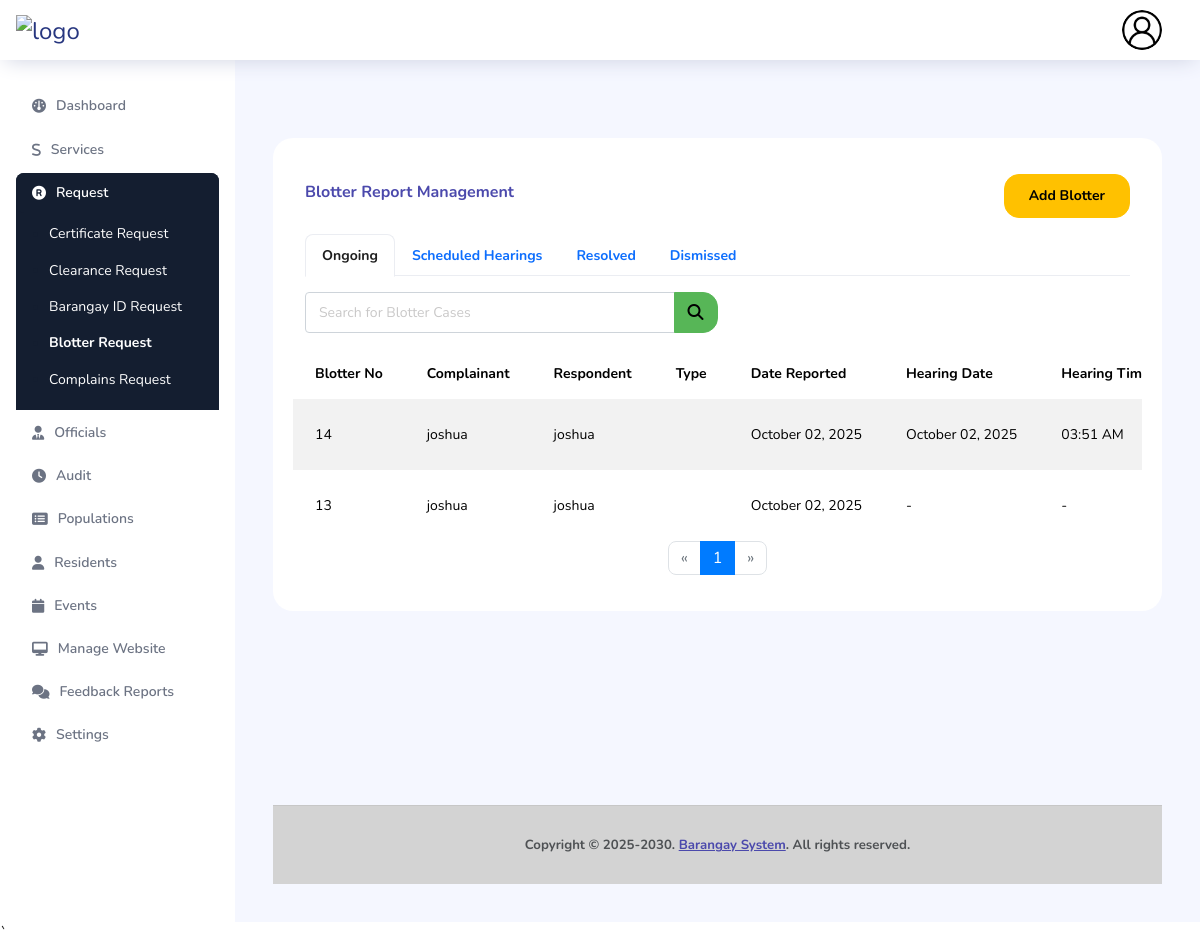
The app's page /admin/blotter.php (signed in), older data.
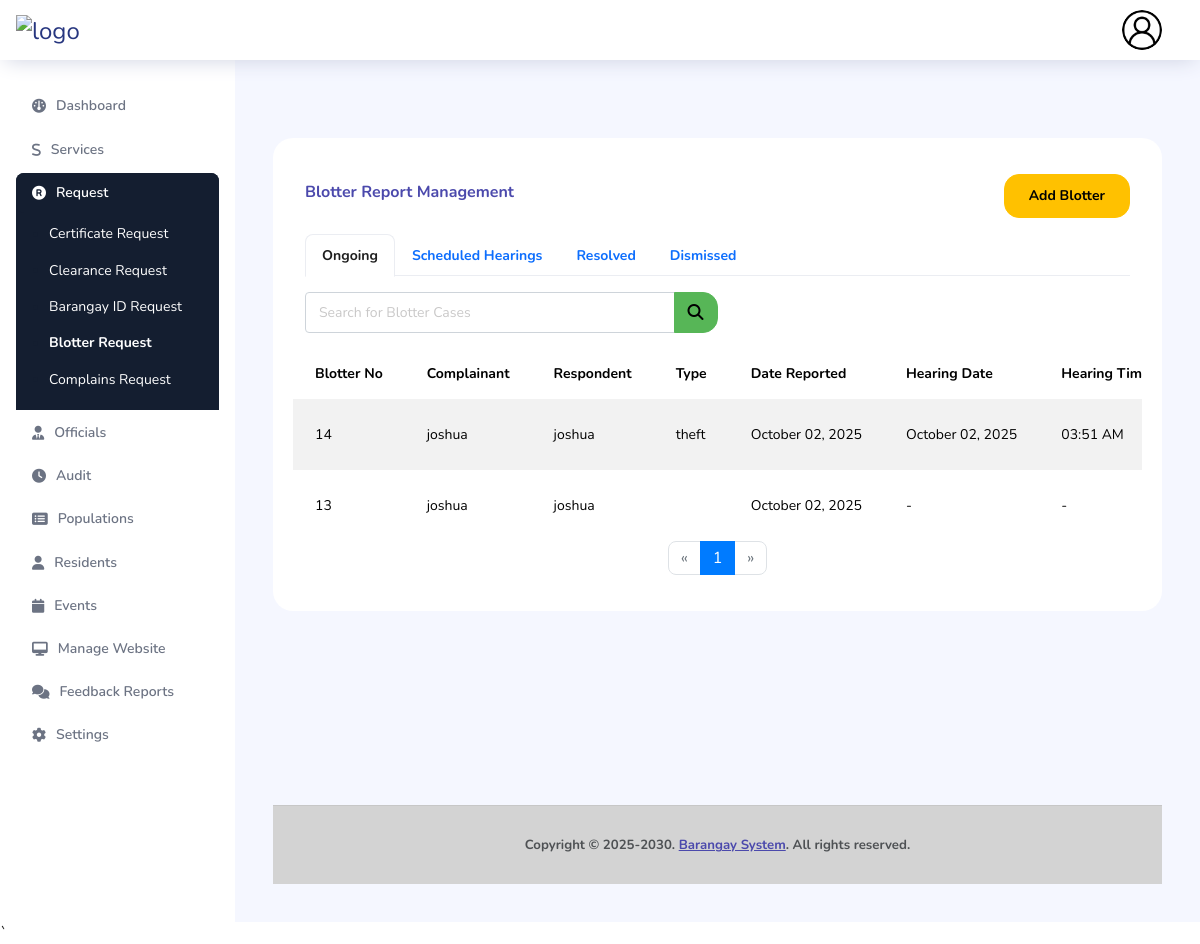
The same page, newer data.
### tables this page shows
CREATE TABLE `j_blotter` (
  `blotter_id` int(11) NOT NULL,
  `complainant_name` varchar(60) NOT NULL,
  `complainant_age` int(11) NOT NULL,
  `complainant_address` text NOT NULL,
  `complainant_email` varchar(60) NOT NULL,
  `complainant_phone` varchar(60) NOT NULL,
  `respondent_name` varchar(60) NOT NULL,
  `respondent_age` int(11) NOT NULL,
  `respondent_address` text NOT NULL,
  `blotter_type` varchar(60) NOT NULL,
  `incident_location` text NOT NULL,
  `date_reported` date NOT NULL,
  `time_reported` time NOT NULL,
  `incident_narrative` text NOT NULL,
  `supporting_documents` varchar(255) NOT NULL,
  `hearing_date` date DEFAULT NULL,
  `hearing_time` time DEFAULT NULL,
  `scheduled_by` varchar(60) DEFAULT NULL,
  `blotter_status` enum('Ongoing','Scheduled Hearing','Resolved','Dismissed') NOT NULL DEFAULT 'Ongoing'
);

### admin/blotter.php (the view, shortened to what this page needs)
<!DOCTYPE html>
<html lang="en">
<head>
    <link rel="stylesheet" href="../dist/assets/vendors/feather/feather.css">
    <link rel="stylesheet" href="../dist/assets/vendors/ti-icons/css/themify-icons.css">
    <link rel="stylesheet" href="../dist/assets/vendors/css/vendor.bundle.base.css">
    <link rel="stylesheet" href="../dist/assets/vendors/font-awesome/css/font-awesome.min.css">
    <link rel="stylesheet" href="../dist/assets/vendors/mdi/css/materialdesignicons.min.css">
    <link rel="stylesheet" href="https://cdnjs.cloudflare.com/ajax/libs/font-awesome/6.6.0/css/all.min.css"
 />
    <link rel="stylesheet" href="https://cdn.datatables.net/1.10.21/css/jquery.dataTables.min.css">
    <link rel="stylesheet" href="../dist/assets/vendors/ti-icons/css/themify-icons.css">
    <link rel="stylesheet" type="text/css" href="../dist/assets/js/select.dataTables.min.css">
    <link href="https://stackpath.bootstrapcdn.com/bootstrap/4.5.2/css/bootstrap.min.css" rel="stylesheet">
    <link rel="stylesheet" href="../dist/assets/css/style.css">
</head>
<body>
    <nav class="navbar col-lg-12 col-12 p-0 fixed-top d-flex flex-row">
        <div class="text-center navbar-brand-wrapper d-flex align-items-center justify-content-start">
            <a class="navbar-brand brand-logo me-5" href="index.php"><img src="../dist/assets/images/logos.png"
                    class="me-2" alt="logo" /></a>
        </div>
        <div class="navbar-menu-wrapper d-flex align-items-center justify-content-end">
            <button class="navbar-toggler navbar-toggler align-self-center" type="button" data-toggle="minimize">
                <span class="icon-menu"></span>
            </button>
            <ul class="navbar-nav navbar-nav-right">
                <li class="nav-item nav-profile dropdown">
                    <a class="nav-link dropdown-toggle" href="#" data-bs-toggle="dropdown" id="profileDropdown">
                        <img src="../dist/assets/images/default_image.png" alt="profile" />
                    </a>
                </li>
            </ul>
        </div>
    </nav>
    <div class="container-fluid page-body-wrapper">
        <nav class="sidebar sidebar-offcanvas" id="sidebar">
            <ul class="nav">
                <li class="nav-item">
                    <a class="nav-link" href="index.php">
                        <i class="fa-solid fa-gauge"></i>
                        <span class="menu-title">Dashboard</span>
                    </a>
                </li>
                <li class="nav-item">
                    <a class="nav-link" href="services.php">
                        <i class="fa-solid fa-s"></i>
                        <span class="menu-title">Services</span>
                    </a>
                </li>
                <li class="nav-item">
                    <a class="nav-link" data-bs-toggle="collapse" href="#requestManagement" aria-expanded="false"
                        aria-controls="requestManagement">
                        <i class="fa-solid fa-registered"></i>
                        <span class="menu-title">Request</span>
                        <i class="menu-arrow"></i>
                    </a>
                    <div class="collapse" id="requestManagement">
                        <ul class="nav flex-column sub-menu">
                            <li class="nav-item"> <a class="nav-link" href="certificate.php"> Certificate Request </a></li>
                            <li class="nav-item"> <a class="nav-link" href="clearance.php"> Clearance Request </a></li>
                            <li class="nav-item"> <a class="nav-link" href="barangayid.php"> Barangay ID Request </a></li>
                            <li class="nav-item"> <a class="nav-link" href="blotter.php"> Blotter Request </a></li>
                            <li class="nav-item"> <a class="nav-link" href="complains.php"> Complains Request </a></li>
                        </ul>
                    </div>
                </li>
                <li class="nav-item">
                    <a class="nav-link" href="officials.php">
                        <i class="fa-solid fa-user-tie"></i>
                        <span class="menu-title">Officials</span>
                    </a>
                </li>
                <li class="nav-item">
                    <a class="nav-link" href="audit.php">
                        <i class="fa-solid fa-clock"></i>
                        <span class="menu-title">Audit</span>
                    </a>
                </li>
                <li class="nav-item">
                    <a class="nav-link" href="population.php">
                        <i class="fa-solid fa-rectangle-list"></i>
                        <span class="menu-title">Populations</span>
                    </a>
                </li>
                <li class="nav-item">
                    <a class="nav-link" href="residents.php">
                        <i class="fa-solid fa-user"></i>
                        <span class="menu-title">Residents</span>
                    </a>
                </li>
                <li class="nav-item">
                    <a class="nav-link" href="events.php">
                        <i class="fa-solid fa-calendar"></i>
                        <span class="menu-title">Events</span>
                    </a>
                </li>
                <li class="nav-item">
                    <a class="nav-link" href="cms-dashboard.php">
                        <i class="fa-solid fa-desktop"></i>
                        <span class="menu-title">Manage Website</span>
                    </a>
                </li>
                <li class="nav-item">
                    <a class="nav-link" href="feedback.php">
                        <i class="fa-solid fa-comments"></i>
                        <span class="menu-title">Feedback Reports</span>
                    </a>
                </li>
                <li class="nav-item">
                    <a class="nav-link" data-bs-toggle="collapse" href="#settingsManagement" aria-expanded="false"
                        aria-controls="settingsManagement">
                        <i class="fa-solid fa-gear"></i>
                        <span class="menu-title">Settings</span>
                        <i class="menu-arrow"></i>
                    </a>
                </li>
            </ul>
        </nav>
        <div class="main-panel">
            <div class="content-wrapper">
                <div class="row">
                </div>
               <?php
include '../connection/config.php';
$search = $_GET['search'] ?? '';
$page   = $_GET['page'] ?? 1;
$limit  = 10;
$offset = ($page - 1) * $limit;
$where_clause = "1=1";
$params = [];
$types  = "";
$count_sql = "SELECT COUNT(*) as total FROM j_blotter b WHERE $where_clause";
$count_stmt = $conn->prepare($count_sql);
$count_stmt->execute();
$total_rows = $count_stmt->get_result()->fetch_assoc()['total'];
$total_pages = ceil($total_rows / $limit);
$sql = "SELECT b.*
        FROM j_blotter b
        WHERE $where_clause
        ORDER BY b.date_reported DESC, b.time_reported DESC
        LIMIT ? OFFSET ?";
$params[] = $limit;
$params[] = $offset;
$types   .= "ii";
$stmt = $conn->prepare($sql);
$stmt->bind_param($types, ...$params);
$stmt->execute();
$result = $stmt->get_result();
?>
<div class="row">
    <div class="col-md-12 grid-margin stretch-card">
        <div class="card">
            <div class="card-body">
                <div class="container-fluid mt-3">
                    <div class="d-flex justify-content-between align-items-center flex-wrap mb-3">
                        <h5 class="text-primary font-weight-bold mb-2">Blotter Report Management</h5>
                        <button class="btn btn-warning text-black font-weight-bold" data-toggle="modal" data-target="#BlotterModal">
                            Add Blotter
                        </button>
                    </div>
                    <ul class="nav nav-tabs mb-3">
                        <li class="nav-item"><a class="nav-link active font-weight-bold" href="#">Ongoing</a></li>
                        <li class="nav-item"><a class="nav-link font-weight-bold" href="#">Scheduled Hearings</a></li>
                        <li class="nav-item"><a class="nav-link font-weight-bold" href="#">Resolved</a></li>
                        <li class="nav-item"><a class="nav-link font-weight-bold" href="#">Dismissed</a></li>
                    </ul>
                    <form method="GET" action="" class="form-inline mb-3">
                        <div class="input-group w-50">
                            <input type="text" name="search" class="form-control form-control-sm" placeholder="Search for Blotter Cases" value="<?= htmlspecialchars($search) ?>">
                            <div class="input-group-append">
                                <button class="btn btn-success btn-sm" type="submit">
                                    <i class="fas fa-search"></i>
                                </button>
                            </div>
                        </div>
                    </form>
                </div>
                <div class="table-responsive">
                    <table class="table table-striped table-borderless">
                        <thead>
                            <tr>
                                <th>Blotter No</th>
                                <th>Complainant</th>
                                <th>Respondent</th>
                                <th>Type</th>
                                <th>Date Reported</th>
                                <th>Hearing Date</th>
                                <th>Hearing Time</th>
                            </tr>
                        </thead>
                        <tbody>
                        <?php if ($result->num_rows > 0): ?>
                            <?php while ($row = $result->fetch_assoc()): ?>
                                <tr>
                                    <td><?= htmlspecialchars($row['blotter_id']) ?></td>
                                    <td><?= htmlspecialchars($row['complainant_name']) ?></td>
                                    <td><?= htmlspecialchars($row['respondent_name']) ?></td>
                                    <td><?= htmlspecialchars($row['blotter_type']) ?></td>
                                    <td><?= date('F d, Y', strtotime($row['date_reported'])) ?></td>
                                    <td><?= $row['hearing_date'] ? date('F d, Y', strtotime($row['hearing_date'])) : '-' ?></td>
                                    <td><?= $row['hearing_time'] ? date('h:i A', strtotime($row['hearing_time'])) : '-' ?></td>
                                </tr>
                            <?php endwhile; ?>
                        <?php else: ?>
                            <tr><td colspan="10" class="text-center">No blotter reports found</td></tr>
                        <?php endif; ?>
                        </tbody>
                    </table>
                </div>
                <nav aria-label="Page navigation">
                    <ul class="pagination justify-content-center">
                        <li class="page-item <?= ($page <= 1) ? 'disabled' : '' ?>">
                            <a class="page-link" href="?search=<?= urlencode($search) ?>&page=<?= $page - 1 ?>">&laquo;</a>
                        </li>
                        <?php for ($i = 1; $i <= $total_pages; $i++): ?>
                            <li class="page-item <?= ($i == $page) ? 'active' : '' ?>">
                                <a class="page-link" href="?search=<?= urlencode($search) ?>&page=<?= $i ?>"><?= $i ?></a>
                            </li>
                        <?php endfor; ?>
                        <li class="page-item <?= ($page >= $total_pages) ? 'disabled' : '' ?>">
                            <a class="page-link" href="?search=<?= urlencode($search) ?>&page=<?= $page + 1 ?>">&raquo;</a>
                        </li>
                    </ul>
                </nav>
            </div>
        </div>
    </div>
</div>
                <br><br><br><br><br><br><br>
                <footer class="footer" style="background-color: LightGray;">
                    <div class="d-flex justify-content-center">
                        <span
                            class="text-muted text-center text-sm-left d-block d-sm-inline-block font-weight-bold">Copyright
                            ©
                            2025-2030. <a href="" target="_blank">Barangay System</a>. All rights reserved.</span>
                    </div>
                </footer>
            </div>
        </div>
    </div>
    <script src="https://code.jquery.com/jquery-3.6.0.min.js"></script>`
</body>
</html>

### admin/blotter.php (style rules this page uses)
.nav-link i { margin-right: 10px; }

Row changes from the older to the newer data that the page shows:
changed j_blotter "03:51 AM": blotter_type (not shown) → "theft"
